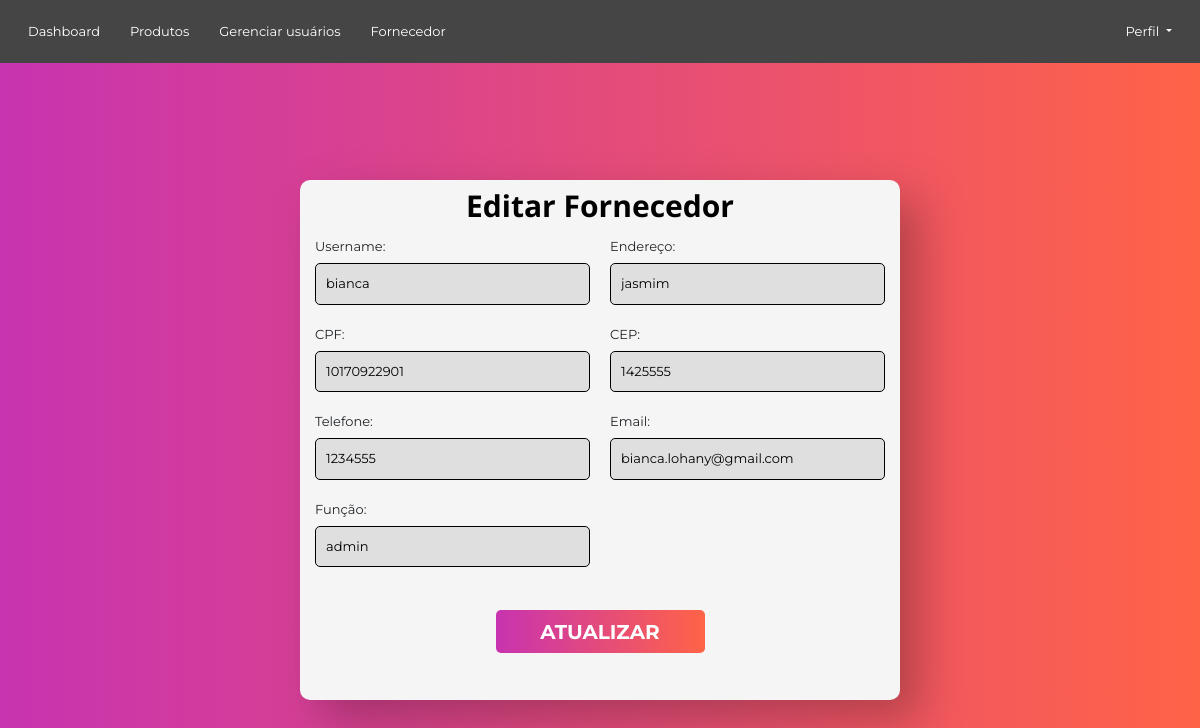
/funcionario/editar/27, run on an earlier commit of the app's database.
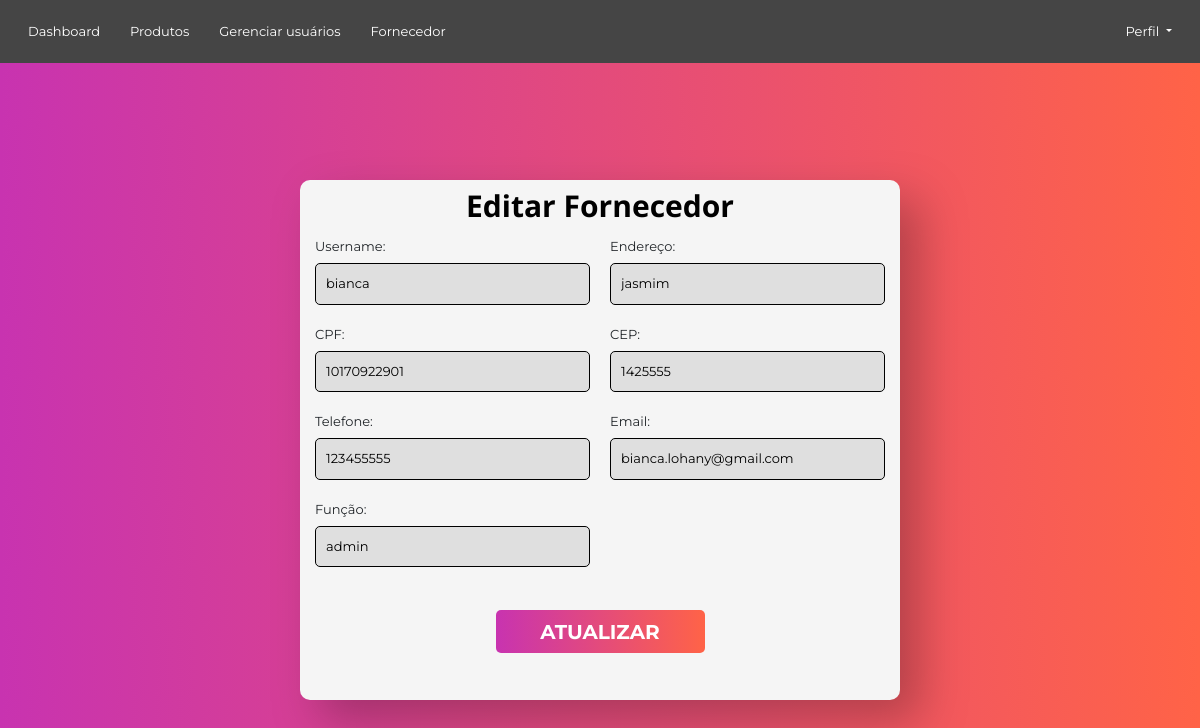
And on a later commit of the database.
### CRUDfuncionario/models.py (models this page shows, shortened)
class Funcionario(AbstractUser):
    idFuncionario = models.AutoField(primary_key=True)
    nivelDeAcesso = models.IntegerField(default=1)
    enderecoFuncionario = models.CharField(max_length=30)
    CPF = CPFField('CPF',default='000.000.000-0')
    CEP = models.CharField(max_length=8)
    telefone = models.CharField(max_length=20)
    funcao = models.CharField(max_length=30)
    username = models.CharField(max_length=30,default='default_username', unique=True,
                                validators=[valida_texto])
    password = models.CharField(max_length=100, default='default_password')
    email = models.EmailField(unique=True, default='daniel@gmail.com',
                              validators = [EmailValidator(message="Insira um endereco de email valído")])

### CRUDfuncionario/views.py (the view)
# urls.py: path('editar/<int:id>', editar_view, name="editar_view"),
def editar_view(request, id):
    funcionario = Funcionario.objects.get(idFuncionario=id)
    return render(request, "update.html", {"funcionario": funcionario})

### CRUDfuncionario/templates/update.html (shortened to what this page needs)
{% extends 'base.html' %}
{% load static %}
{% block content%}
    <link rel="stylesheet" href="{% static 'css/editar.css' %}">
    <div class="retangulo_Editar">
        <div class="title_Editar">Editar Fornecedor</div>
            <form action="{% url 'update_view' funcionario.idFuncionario %}" class="editar-form" method="POST">
                <div class="form-group">
                    <div class="form-control_campos">
                        <label for="username">Username:</label>
                        <input type="text" id="username" name="username" value="{{funcionario.username}}">
                    </div>
                    <div class="form-control_campos">
                        <label for="enderecoFuncionario">Endereço:</label>
                        <input type="text" id="enderecoFuncionario" name="enderecoFuncionario" value="{{funcionario.enderecoFuncionario}}">
                    </div>
                    <div class="form-control_campos">
                        <label for="CPF">CPF:</label>
                        <input type="text" id="CPF" name="CPF" value="{{funcionario.CPF}}">
                    </div>
                    <div class="form-control_campos">
                        <label for="CEP">CEP:</label>
                        <input type="text" id="CEP" name="CEP" value="{{funcionario.CEP}}">
                    </div>
                    <div class="form-control_campos">
                        <label for="telefone">Telefone:</label>
                        <input type="text" id="telefone" name="telefone" value="{{funcionario.telefone}}">
                    </div>
                    <div class="form-control_campos">
                        <label for="email">Email:</label>
                        <input type="email" id="email" name="email" value="{{funcionario.email}}">
                    </div>
                    <div class="form-control_campos">
                        <label for="funcao">Função:</label>
                        <input type="text" id="funcao" name="funcao" value="{{funcionario.funcao}}">
                    </div>
                </div>
                <button type="submit" class="btn-submit">Atualizar</button>
            </form>
        </div>
{% endblock %}

What changed in the data, as far as the page shows it:
changed Funcionario "bianca": telefone "1234555" → "123455555"
